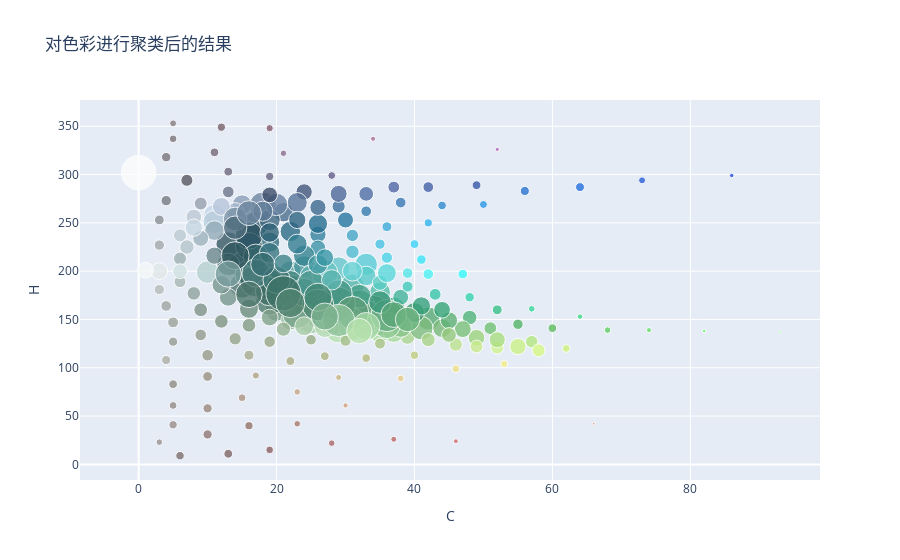

Source (notebook cell):
### Code cell
import plotly.graph_objects as go

fig = go.Figure(data=go.Scatter(
    x=df_learn_show['C'],
    y=df_learn_show['H'],
    mode='markers',
    marker=dict(
        size=np.sqrt(df_learn_show['count'])/8,
        color=df_learn_show.apply(lambda row: f'rgb({row["R"]},{row["G"]},{row["B"]})', axis=1),
        opacity=0.8
    ),
    text=df_learn_show.apply(lambda row: f'R: {row["R"]}, G: {row["G"]}, B: {row["B"]}', axis=1)
))

fig.update_layout(
    title='对色彩进行聚类后的结果',
    xaxis=dict(title='C'),
    yaxis=dict(title='H'),
    showlegend=False
)

fig.show()

### Figure 1 — Plotly figure (JSON) as saved in the notebook; plotly's stock layout.template omitted (floating-point values rounded to 4 significant figures; data arrays with more than 128 entries replaced by an {"elided": "..."} marker saying what was removed)
{"data": [{"marker": {"color": {"elided": "256 str values"}, "opacity": 0.8, "size": {"elided": "256 float values"}}, "mode": "markers", "text": {"elided": "256 str values"}, "type": "scatter", "x": {"elided": "256 int values"}, "y": {"elided": "256 int values"}}], "layout": {"showlegend": false, "title": {"text": "对色彩进行聚类后的结果"}, "xaxis": {"title": {"text": "C"}}, "yaxis": {"title": {"text": "H"}}}}
